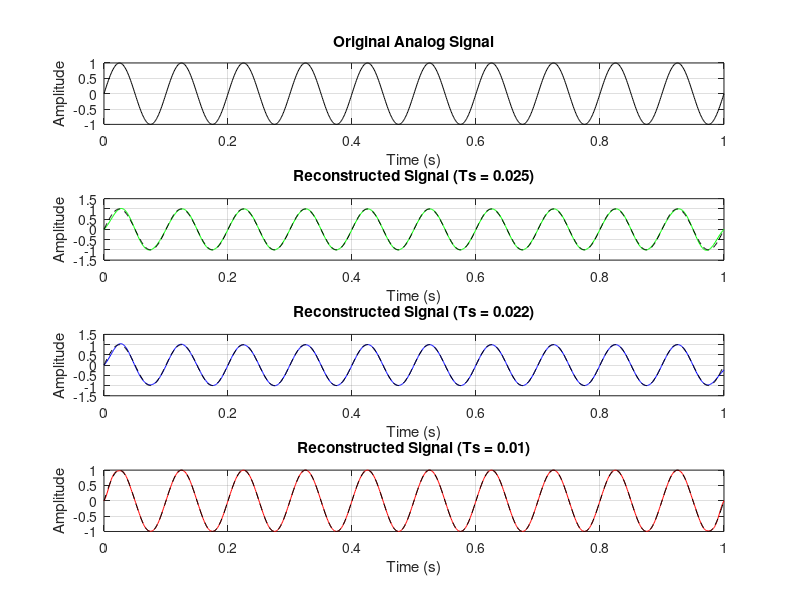

MATLAB code to generate this figure:
% Prithviraj_2254901101
clc; clear all; close all;
% Original signal
dt = 0.001; 
t = 0:dt:1; 
f = 10; % Frequency of the sine wave
xa = sin(2 * pi * f * t);
% Original signal
figure;
subplot(4, 1, 1);
plot(t, xa, 'k');
title('Original Analog Signal');
xlabel('Time (s)');
ylabel('Amplitude');
grid on;
% For Ts = 0.025
Ts1 = 0.025;
Fs1 = 1 / Ts1;
n1 = 0:round(1/Ts1);
x1 = sin(2 * pi * f * n1 * Ts1);
t_recon1 = t;
xr1 = x1 * sinc(Fs1 * (ones(length(n1), 1) * t_recon1 - n1' * Ts1));
error1 = max(abs(xa - xr1)); % Calculate error for Ts1
subplot(4, 1, 2);
plot(t_recon1, xr1, 'g');
hold on;
plot(t, xa, 'k--'); % Overlay original signal
title('Reconstructed Signal (Ts = 0.025)');
xlabel('Time (s)');
ylabel('Amplitude');
grid on;
% For Ts = 0.022
Ts2 = 0.022;
Fs2 = 1 / Ts2;
n2 = 0:round(1/Ts2);
x2 = sin(2 * pi * f * n2 * Ts2);
t_recon2 = t;
xr2 = x2 * sinc(Fs2 * (ones(length(n2), 1) * t_recon2 - n2' * Ts2));
error2 = max(abs(xa - xr2)); % Calculate error for Ts2
subplot(4, 1, 3);
plot(t_recon2, xr2, 'b');
hold on;
plot(t, xa, 'k--'); % Overlay original signal
title('Reconstructed Signal (Ts = 0.022)');
xlabel('Time (s)');
ylabel('Amplitude');
grid on;
% For Ts = 0.01
Ts3 = 0.01;
Fs3 = 1 / Ts3;
n3 = 0:round(1/Ts3);
x3 = sin(2 * pi * f * n3 * Ts3);
t_recon3 = t;
xr3 = x3 * sinc(Fs3 * (ones(length(n3), 1) * t_recon3 - n3' * Ts3));
error3 = max(abs(xa - xr3)); % Calculate error for Ts3
subplot(4, 1, 4);
plot(t_recon3, xr3, 'r');
hold on;
plot(t, xa, 'k--'); % Overlay original signal
title('Reconstructed Signal (Ts = 0.01)');
xlabel('Time (s)');
ylabel('Amplitude');
grid on;
% Store errors in the workspace
Max_Error_Ts_025 = error1;
Max_Error_Ts_022 = error2;
Max_Error_Ts_01 = error3;
